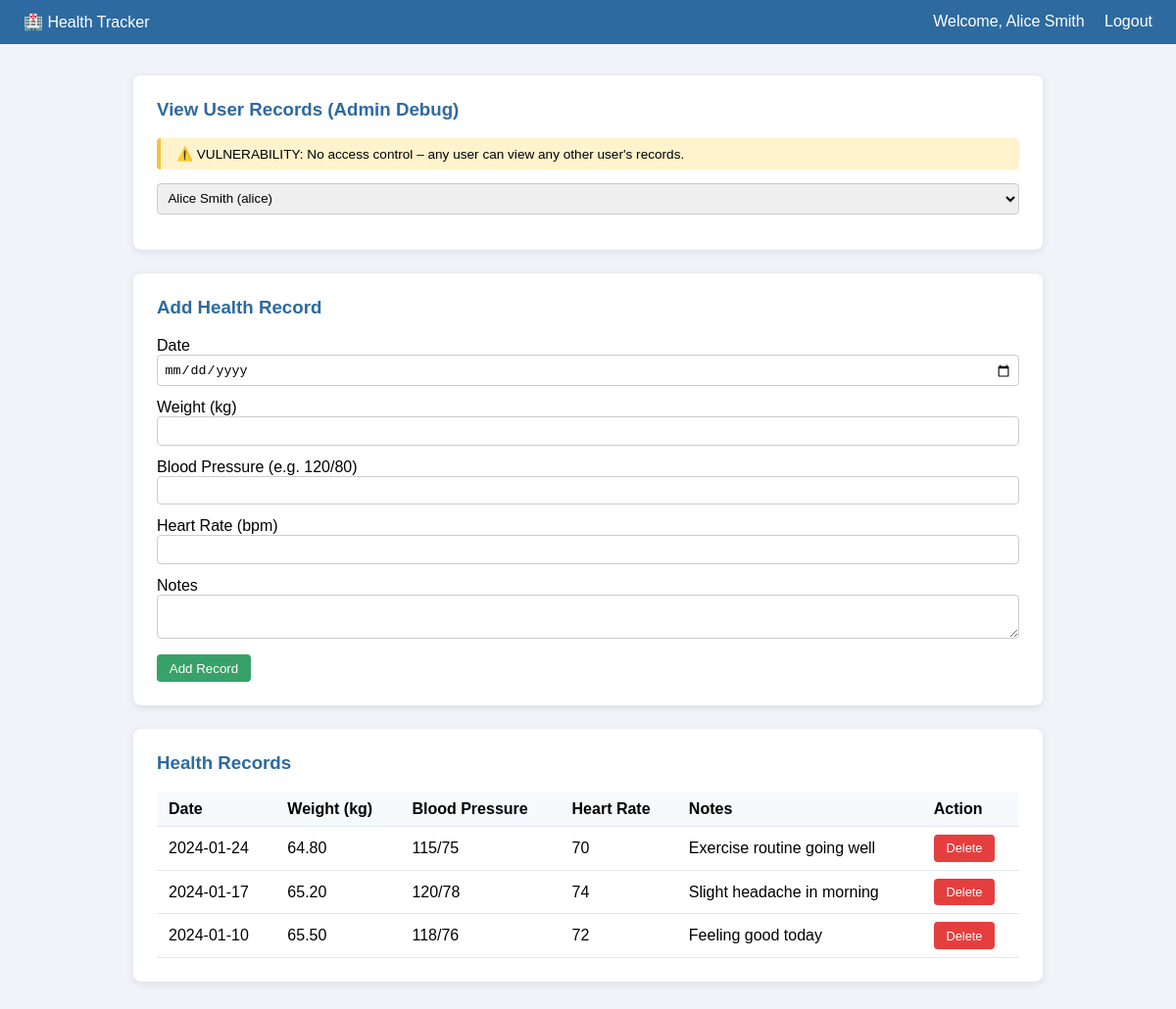
/dashboard.php (signed in), run on the app's committed database.
### tables this page shows
CREATE TABLE health_records (
    id              INT AUTO_INCREMENT PRIMARY KEY,
    user_id         INT          NOT NULL,
    record_date     DATE         NOT NULL,
    weight_kg       DECIMAL(5,2),
    blood_pressure  VARCHAR(20),           
    heart_rate      INT,
    notes           TEXT,
    created_at      TIMESTAMP DEFAULT CURRENT_TIMESTAMP,
    FOREIGN KEY (user_id) REFERENCES users(id) ON DELETE CASCADE
);

### dashboard.php (the view, shortened to what this page needs)
<?php
require_once 'config.php';
$current_user_id = $_SESSION['user_id'];
$view_user_id = isset($_GET['view_user']) ? (int)$_GET['view_user'] : $current_user_id;
$sql     = "SELECT * FROM health_records WHERE user_id = $view_user_id ORDER BY record_date DESC";
$result  = mysqli_query($conn, $sql);
$records = [];
while ($row = mysqli_fetch_assoc($result)) {
    $records[] = $row;
}
$users_result = mysqli_query($conn, "SELECT id, username, full_name FROM users");
$users = [];
while ($u = mysqli_fetch_assoc($users_result)) {
    $users[] = $u;
}
?>
<!DOCTYPE html>
<html lang="en">
<head>
</head>
<body>
<nav>
  <span>🏥 Health Tracker</span>
  <div>
    Welcome, <?= $_SESSION['full_name']  ?>
    <a href="logout.php">Logout</a>
  </div>
</nav>
<div class="container">
  <div class="card">
    <h3>View User Records (Admin Debug)</h3>
    <p class="warning">⚠️ VULNERABILITY: No access control – any user can view any other user's records.</p>
    <form method="GET">
      <select name="view_user" onchange="this.form.submit()">
        <?php foreach ($users as $u): ?>
          <option value="<?= $u['id'] ?>" <?= $u['id'] == $view_user_id ? 'selected' : '' ?>>
            <?= $u['full_name'] ?> (<?= $u['username'] ?>)
          </option>
        <?php endforeach; ?>
      </select>
    </form>
  </div>
  <div class="card">
    <h3>Add Health Record</h3>
    <form method="POST">
      <label>Date</label>
      <input type="date" name="record_date" required>
      <label>Weight (kg)</label>
      <input type="number" step="0.1" name="weight_kg">
      <label>Blood Pressure (e.g. 120/80)</label>
      <input type="text" name="blood_pressure">
      <label>Heart Rate (bpm)</label>
      <input type="number" name="heart_rate">
      <label>Notes</label>
      <textarea name="notes" rows="2"></textarea>
      <button type="submit" class="btn btn-add">Add Record</button>
    </form>
  </div>
  <div class="card">
    <h3>Health Records</h3>
    <?php if (empty($records)): ?>
      <p>No records found.</p>
    <?php else: ?>
    <table>
      <tr><th>Date</th><th>Weight (kg)</th><th>Blood Pressure</th><th>Heart Rate</th><th>Notes</th><th>Action</th></tr>
      <?php foreach ($records as $r): ?>
      <tr>
        <td><?= $r['record_date'] ?></td>
        <td><?= $r['weight_kg'] ?></td>
        <td><?= $r['blood_pressure'] ?></td>
        <td><?= $r['heart_rate'] ?></td>
        <td><?= $r['notes'] ?></td>
        <td>
          <form method="POST" style="margin:0">
            <button class="btn btn-del">Delete</button>
          </form>
        </td>
      </tr>
      <?php endforeach; ?>
    </table>
    <?php endif; ?>
  </div>
</div>
</body>
</html>

### dashboard.php (style rules this page uses)
* { box-sizing: border-box; }
body { font-family: Arial, sans-serif; background:#f0f4f8; margin:0; }
nav { background:#2d6a9f; color:#fff; padding:.8rem 1.5rem; display:flex; justify-content:space-between; align-items:center; }
nav a { color:#fff; text-decoration:none; margin-left:1rem; }
.container { max-width:960px; margin:2rem auto; padding:0 1rem; }
.card { background:#fff; padding:1.5rem; border-radius:8px; box-shadow:0 2px 8px rgba(0,0,0,.1); margin-bottom:1.5rem; }
h3 { margin-top:0; color:#2d6a9f; }
table { width:100%; border-collapse:collapse; }
th, td { text-align:left; padding:.5rem .75rem; border-bottom:1px solid #e2e8f0; }
th { background:#f7fafc; font-weight:600; }
input, textarea, select { width:100%; padding:.4rem; border:1px solid #ccc; border-radius:4px; margin-bottom:.8rem; }
.btn { padding:.4rem .8rem; border:none; border-radius:4px; cursor:pointer; color:#fff; }
.btn-add { background:#38a169; }
.btn-del { background:#e53e3e; font-size:.8rem; }
.warning { background:#fff3cd; padding:.5rem 1rem; border-radius:4px; border-left:4px solid #f6c23e; font-size:.85rem; }

### data on the page
health_records: record_date "2024-01-24", weight_kg "64.80", blood_pressure "115/75", heart_rate "70", notes "Exercise routine going well"
health_records: record_date "2024-01-17", weight_kg "65.20", blood_pressure "120/78", heart_rate "74", notes "Slight headache in morning"
health_records: record_date "2024-01-10", weight_kg "65.50", blood_pressure "118/76", heart_rate "72", notes "Feeling good today"

### other printed values
$_SESSION['full_name'] "Alice Smith"
form field view_user "Alice Smith (alice)"
